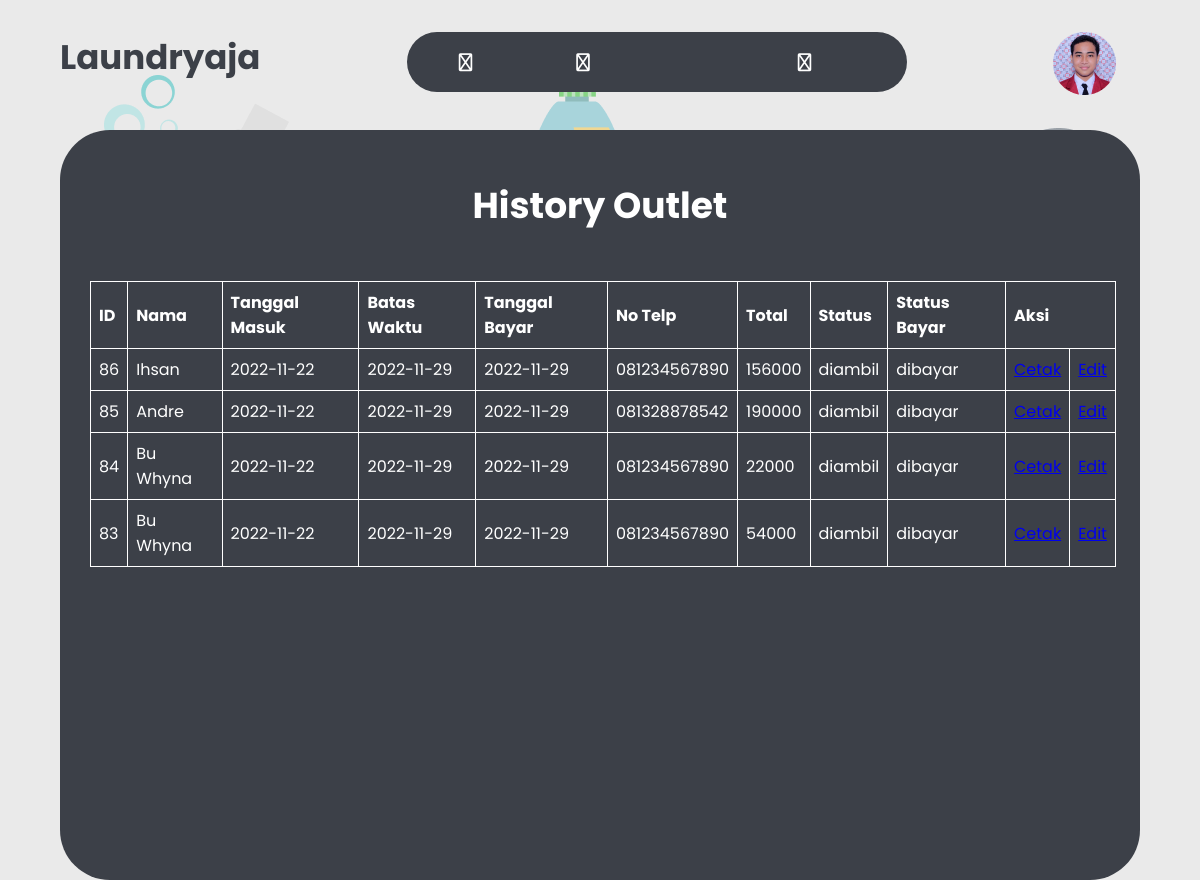
Screenshot of /owner/histori_outlet.php?id=9 with the database file from the repository.
### tables this page shows
CREATE TABLE `transaksi` (
  `id_transaksi` int(11) NOT NULL,
  `id_member` int(11) NOT NULL,
  `tgl` date NOT NULL,
  `batas_waktu` date NOT NULL,
  `tgl_bayar` date NOT NULL,
  `status` enum('baru','proses','selesai','diambil') NOT NULL,
  `dibayar` enum('dibayar','belum_dibayar') NOT NULL,
  `id_user` int(11) NOT NULL,
  `id_outlet` int(11) NOT NULL
);

CREATE TABLE `member` (
  `id_member` int(11) NOT NULL,
  `nama` varchar(100) NOT NULL,
  `alamat` text NOT NULL,
  `jenis_kelamin` enum('Laki-laki','Perempuan') NOT NULL,
  `tlp` varchar(15) NOT NULL
);

### owner/histori_outlet.php (the view, shortened to what this page needs)
<?php
include 'navbar.php';
?>
<!DOCTYPE html>
<html lang="en">
<head>
    <link rel="stylesheet" href="../assets/css/style-histori-kasir-owner.css">
</head>
<body>
    <div class="container">
        <div class="report">
            <div class="report-wrapper">
                <div class="report-card">
                    <div class="report-desc">
                        <h3>History Outlet</h3>
                    </div>
                    <table>
                        <thead>
                            <tr>
                                <th>ID</th>
                                <th>Nama</th>
                                <th>Tanggal Masuk</th>
                                <th>Batas Waktu</th>
                                <th>Tanggal Bayar</th>
                                <th>No Telp</th>
                                <th>Total</th>
                                <th>Status</th>
                                <th>Status Bayar</th>
                                <th colspan ="2">Aksi</th>
                            </tr>
                        </thead>
                        <tbody>
                        <?php
                        include "../koneksi.php";
                        $sql = mysqli_query($conn, "SELECT t.id_transaksi, m.nama, t.tgl, t.batas_waktu, t.tgl_bayar, m.tlp, t.status, t.dibayar FROM transaksi t JOIN member m ON t.id_member=m.id_member JOIN outlet o ON t.id_outlet=o.id_outlet WHERE o.id_outlet = ". $_GET['id'] ." order by id_transaksi desc");
                        while ($data_transaksi = mysqli_fetch_array($sql)) {
                            $pan = mysqli_query($conn, "SELECT o.id_outlet, o.nama, o.alamat, d.subtotal FROM outlet o JOIN transaksi t ON t.id_outlet=o.id_outlet JOIN detail_transaksi d ON d.id_transaksi=t.id_transaksi where d.id_transaksi = ".$data_transaksi['id_transaksi']."  ORDER BY id_detail_transaksi desc");
                            $total = 0;
                            while ($data_detail = mysqli_fetch_array($pan)){
                                $total += $data_detail['subtotal'];
                            }
                            $cetak = "<a href='cetak_transaksi.php?id_transaksi=$data_transaksi[id_transaksi]'>Cetak</a>";
                            $edit = "<a href='ubah_transaksi.php?id_transaksi=$data_transaksi[id_transaksi]'>Edit</a>";
                        ?>
                            <tr>
                                <td><?= $data_transaksi['id_transaksi'] ?></td>
                                <td><?= $data_transaksi['nama'] ?></td>
                                <td><?= $data_transaksi['tgl'] ?></td>
                                <td><?= $data_transaksi['batas_waktu'] ?></td>
                                <td><?= $data_transaksi['tgl_bayar'] ?></td>
                                <td><?= $data_transaksi['tlp'] ?></td>
                                <td><?= $total ?></td>
                                <td><?= $data_transaksi['status'] ?></td>
                                <td><?= $data_transaksi['dibayar'] ?></td>
                                <td><?= $cetak ?></td>
                                <td><?= $edit ?></td>
                            </tr>
                            <?php
                                }
                            ?>
                        </tbody>
                      </table>
                </div>
            </div>
        </div>
    </div>
</body>
</html>

### assets/css/style-navbar-owner.css (style rules this page uses)
* { margin: 0; padding: 0; box-sizing: border-box; font-family: 'poppins'; }
.container { width: 90%; margin: 0 auto; }
body { background-image: url(../img/Login.png); }

### assets/css/style-histori-kasir-owner.css (style rules this page uses)
* { margin: 0; padding: 0; box-sizing: border-box; font-family: 'poppins'; }
.container { width: 90%; margin: 0 auto; }
body { background-image: url(../img/Login.png); }
.report { background-color: #3C4048; color: #fff; width: 100%; height: 750px; border-radius: 50px; }
.report-card { margin-top: 50px; }
.report-desc { display: flex; justify-content: center; }
.report-desc h3 { font-size: 36px; margin: 3rem 0; }
table { margin-left: 30px; font-family: arial, sans-serif; border-collapse: collapse; width: 95%; }
td, th { border: 1px solid white; text-align: left; padding: 8px; }

### rows the page displays
transaksi: id_transaksi "86", id_member.nama "Ihsan", tgl "2022-11-22", batas_waktu "2022-11-29", tgl_bayar "2022-11-29", id_member.tlp "081234567890", total "156000", status "diambil", dibayar "dibayar"
transaksi: id_transaksi "85", id_member.nama "Andre", tgl "2022-11-22", batas_waktu "2022-11-29", tgl_bayar "2022-11-29", id_member.tlp "081328878542", total "190000", status "diambil", dibayar "dibayar"
transaksi: id_transaksi "84", id_member.nama "Bu Whyna", tgl "2022-11-22", batas_waktu "2022-11-29", tgl_bayar "2022-11-29", id_member.tlp "081234567890", total "22000", status "diambil", dibayar "dibayar"
transaksi: id_transaksi "83", id_member.nama "Bu Whyna", tgl "2022-11-22", batas_waktu "2022-11-29", tgl_bayar "2022-11-29", id_member.tlp "081234567890", total "54000", status "diambil", dibayar "dibayar"
